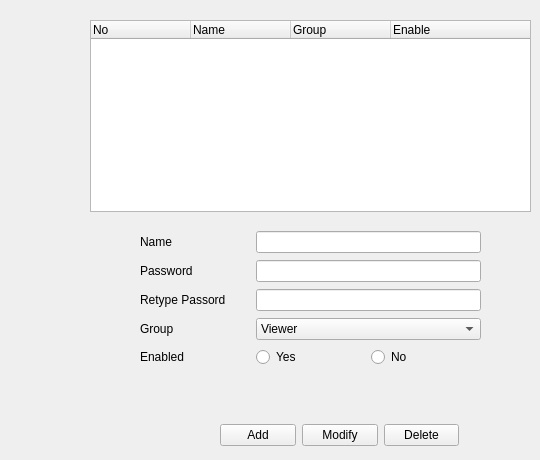
      <widget class="QWidget" name="system_user">
       <attribute name="title">
        <string>User</string>
       </attribute>
       <widget class="QTreeWidget" name="user_tree">
        <property name="geometry">
         <rect>
          <x>90</x>
          <y>20</y>
          <width>441</width>
          <height>192</height>
         </rect>
        </property>
        <column>
         <property name="text">
          <string>No</string>
         </property>
        </column>
        <column>
         <property name="text">
          <string>Name</string>
         </property>
        </column>
        <column>
         <property name="text">
          <string>Group</string>
         </property>
        </column>
        <column>
         <property name="text">
          <string>Enable</string>
         </property>
        </column>
       </widget>
       <widget class="QWidget" name="horizontalLayoutWidget_6">
        <property name="geometry">
         <rect>
          <x>220</x>
          <y>420</y>
          <width>239</width>
          <height>31</height>
         </rect>
        </property>
        <layout class="QHBoxLayout" name="horizontalLayout_6">
         <item>
          <widget class="QPushButton" name="btn_system_user_add">
           <property name="text">
            <string>Add</string>
           </property>
          </widget>
         </item>
         <item>
          <widget class="QPushButton" name="btn_system_user_modify">
           <property name="text">
            <string>Modify</string>
           </property>
          </widget>
         </item>
         <item>
          <widget class="QPushButton" name="btn_system_user_delete">
           <property name="text">
            <string>Delete</string>
           </property>
          </widget>
         </item>
        </layout>
       </widget>
       <widget class="QWidget" name="system_user_info_widget" native="true">
        <property name="geometry">
         <rect>
          <x>90</x>
          <y>230</y>
          <width>441</width>
          <height>151</height>
         </rect>
        </property>
        <widget class="QWidget" name="gridLayoutWidget_20">
         <property name="geometry">
          <rect>
           <x>50</x>
           <y>0</y>
           <width>341</width>
           <height>141</height>
          </rect>
         </property>
         <layout class="QGridLayout" name="grid_system_user_info">
          <item row="2" column="0">
           <widget class="QLabel" name="label_password2">
            <property name="text">
             <string>Retype Passord</string>
            </property>
           </widget>
          </item>
          <item row="4" column="1">
           <widget class="QRadioButton" name="system_user_yes">
            <property name="text">
             <string>Yes</string>
            </property>
            <attribute name="buttonGroup">
             <string notr="true">system_user_enabled_btngrp</string>
            </attribute>
           </widget>
          </item>
          <item row="3" column="0">
           <widget class="QLabel" name="label_user_group">
            <property name="text">
             <string>Group</string>
            </property>
           </widget>
          </item>
          <item row="1" column="0">
           <widget class="QLabel" name="label_password">
            <property name="text">
             <string>Password</string>
            </property>
           </widget>
          </item>
          <item row="4" column="0">
           <widget class="QLabel" name="label_user_enabled">
            <property name="text">
             <string>Enabled</string>
            </property>
           </widget>
          </item>
          <item row="4" column="2">
           <widget class="QRadioButton" name="system_user_no">
            <property name="text">
             <string>No</string>
            </property>
            <attribute name="buttonGroup">
             <string notr="true">system_user_enabled_btngrp</string>
            </attribute>
           </widget>
          </item>
          <item row="0" column="1" colspan="2">
           <widget class="QLineEdit" name="system_user_name"/>
          </item>
          <item row="3" column="1" colspan="2">
           <widget class="QComboBox" name="system_user_group">
            <item>
             <property name="text">
              <string>Viewer</string>
             </property>
            </item>
            <item>
             <property name="text">
              <string>Operator</string>
             </property>
            </item>
            <item>
             <property name="text">
              <string>Administrator</string>
             </property>
            </item>
           </widget>
          </item>
          <item row="2" column="1" colspan="2">
           <widget class="QLineEdit" name="system_user_password2">
            <property name="text">
             <string/>
            </property>
            <property name="echoMode">
             <enum>QLineEdit::Password</enum>
            </property>
           </widget>
          </item>
          <item row="1" column="1" colspan="2">
           <widget class="QLineEdit" name="system_user_password">
            <property name="text">
             <string/>
            </property>
            <property name="echoMode">
             <enum>QLineEdit::Password</enum>
            </property>
           </widget>
          </item>
          <item row="0" column="0">
           <widget class="QLabel" name="label_username">
            <property name="text">
             <string>Name</string>
            </property>
           </widget>
          </item>
         </layout>
        </widget>
       </widget>
      </widget>
